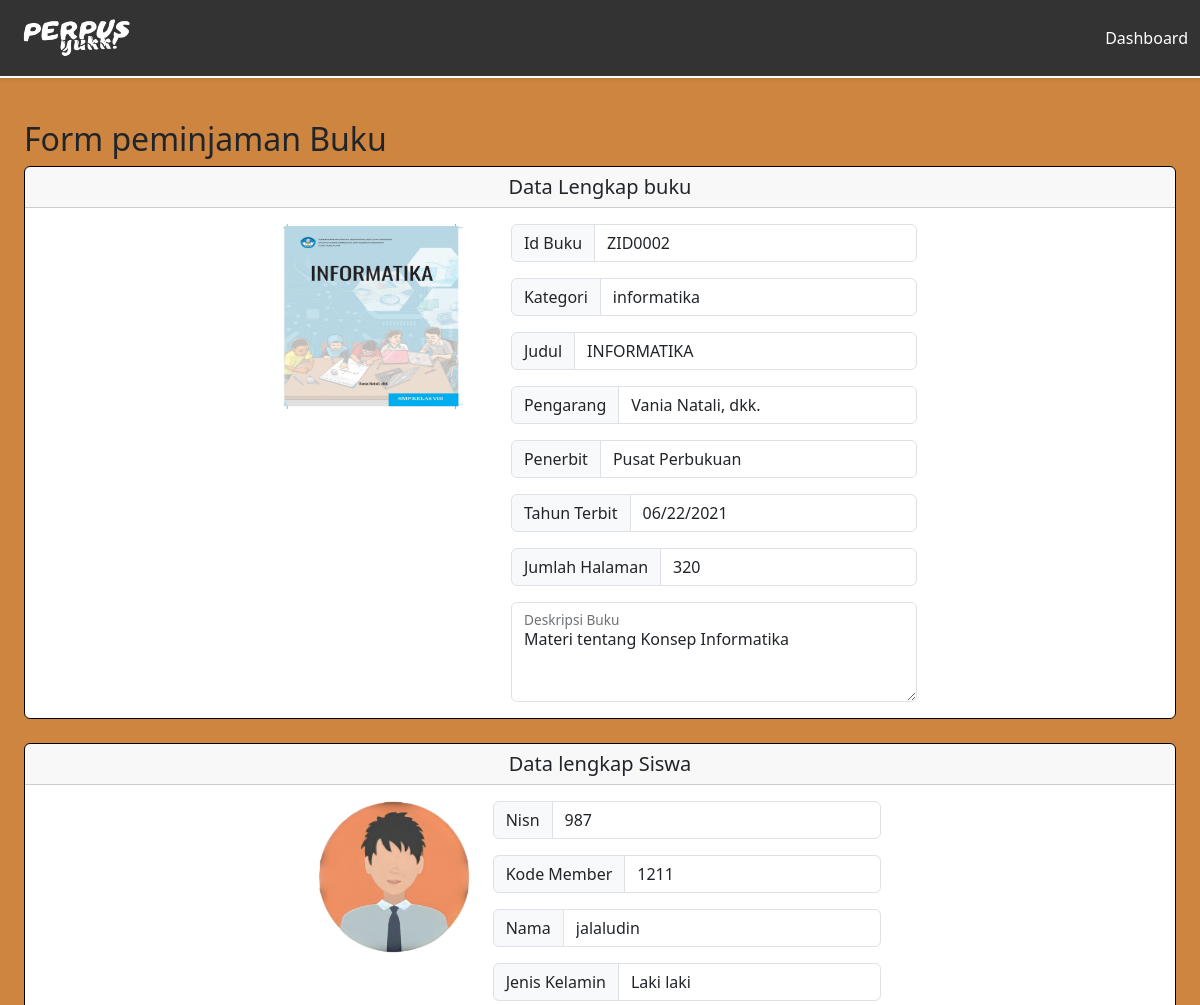
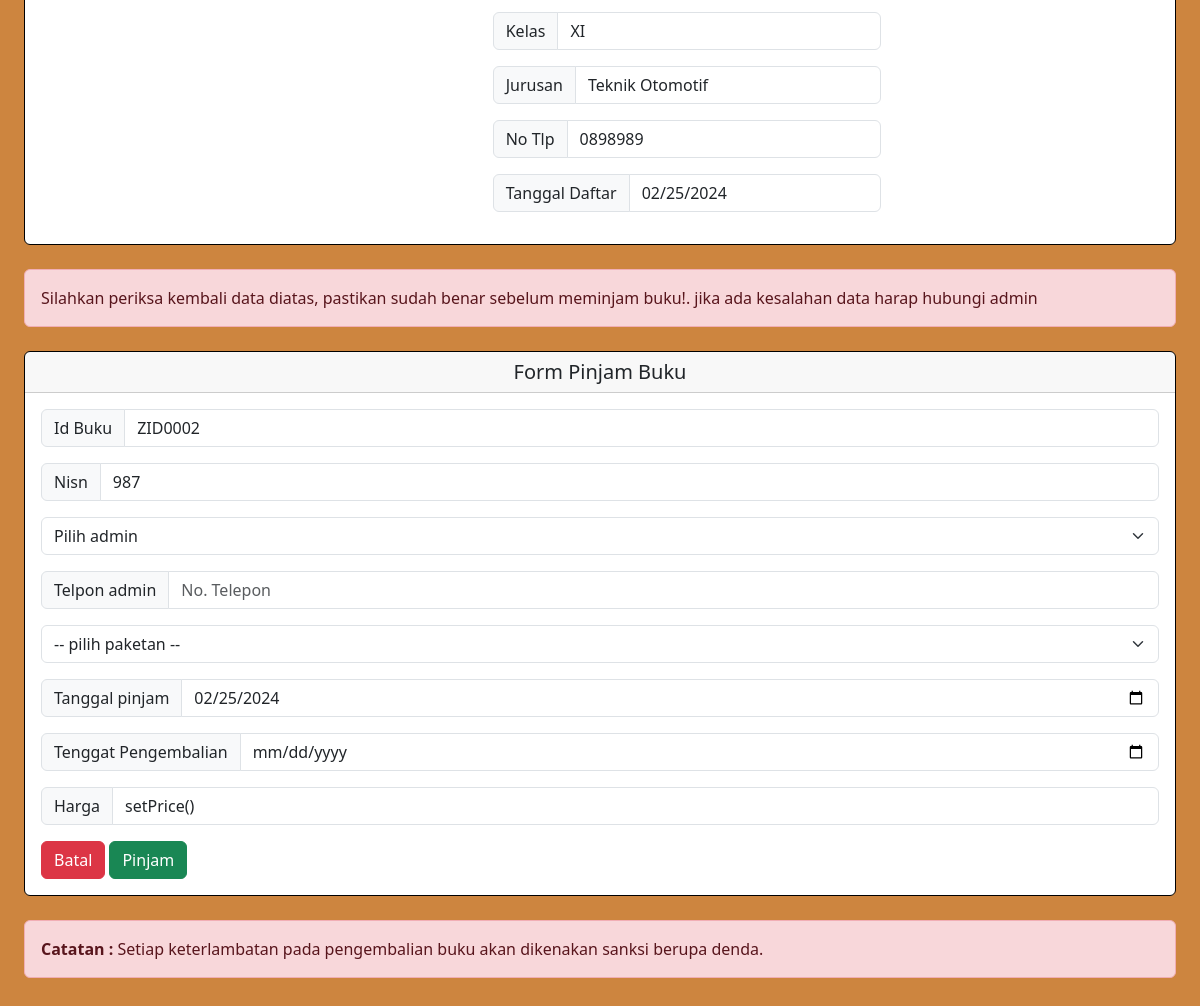
The app's page /DashboardMember/formPeminjaman/pinjamBuku.php?id=ZID0002 (signed in) with its own data (2 pictures, top to bottom).
### tables this page shows
CREATE TABLE `buku` (
  `cover` varchar(255) NOT NULL,
  `id_buku` varchar(20) NOT NULL,
  `kategori` varchar(255) NOT NULL,
  `judul` varchar(255) NOT NULL,
  `pengarang` varchar(255) NOT NULL,
  `penerbit` varchar(255) NOT NULL,
  `tahun_terbit` date NOT NULL,
  `jumlah_halaman` int(50) NOT NULL,
  `buku_deskripsi` text NOT NULL,
  `isi_buku` varchar(250) NOT NULL
);

CREATE TABLE `member` (
  `nisn` int(11) NOT NULL,
  `kode_member` varchar(12) NOT NULL,
  `nama` varchar(255) NOT NULL,
  `password` varchar(255) NOT NULL,
  `jenis_kelamin` varchar(20) NOT NULL,
  `kelas` varchar(5) NOT NULL,
  `jurusan` varchar(50) NOT NULL,
  `no_tlp` varchar(15) NOT NULL,
  `tgl_pendaftaran` date NOT NULL
);

### config/config.php (called while the page is built, shortened)
<?php
$host = "127.0.0.1";
$username = "root";
$password = "";
$database_name = "perpustakaan";
$connection = mysqli_connect($host, $username, $password, $database_name);
function queryReadData($dataKategori) {
  global $connection;
  $result = mysqli_query($connection, $dataKategori);
  $items = [];
  while($item = mysqli_fetch_assoc($result)) {
    $items[] = $item;
  }
  return $items;
}
?>

### DashboardMember/formPeminjaman/pinjamBuku.php (the view, shortened to what this page needs)
<?php
require "../../config/config.php";
$idBuku = $_GET["id"];
$query = queryReadData("SELECT * FROM buku WHERE id_buku = '$idBuku'");
$nisnSiswa = $_SESSION["member"]["nisn"];
$dataSiswa = queryReadData("SELECT * FROM member WHERE nisn = $nisnSiswa");
?>
<!DOCTYPE html>
<html lang="en">
  <head>
    <link rel="stylesheet" href="../../css/daftarbuku.css">
    <link href="https://cdn.jsdelivr.net/npm/bootstrap@5.3.2/dist/css/bootstrap.min.css" rel="stylesheet">
  </head>
  <body style="background-color: #CD853F ;">
    <nav class="navbar fixed-top shadow-sm">
      <div class="container-fluid">
        <a class="navbar-brand" href="#">
          <img src="../../assets/logo.png" alt="logo" width="130px">
        </a>
        <a class="btn nav-link" href="../dashboardMember.php">Dashboard</a>
      </div>
    </nav>
  <div class="p-4 mt-5">
    <h2 class="mt-5">Form peminjaman Buku</h2>
    <div class="card">
      <h5 style="justify-content: center; align-items: center; display: flex ;" class="card-header">Data Lengkap buku</h5>
      <div class="card-body d-flex flex-wrap gap-5 justify-content-center">
          <?php foreach ($query as $item) : ?>
        <p class="card-text"><img src="../../imgDB/<?= $item["cover"]; ?>" width="180px" height="185px" style="border-radius: 5px;"></p>
        <form action="" method="post">
          <div class="input-group mb-3">
            <span class="input-group-text" id="basic-addon1">Id Buku</span>
            <input type="text" class="form-control" placeholder="id buku" aria-label="Username" aria-describedby="basic-addon1" value="<?= $item["id_buku"]; ?>" readonly>
            </div>
          <div class="input-group mb-3">
            <span class="input-group-text" id="basic-addon1">Kategori</span>
            <input type="text" class="form-control" placeholder="kategori" aria-label="kategori" aria-describedby="basic-addon1" value="<?= $item["kategori"]; ?>" readonly>
            </div>
          <div class="input-group mb-3">
            <span class="input-group-text" id="basic-addon1">Judul</span>
            <input type="text" class="form-control" placeholder="judul" aria-label="judul" aria-describedby="basic-addon1" value="<?= $item["judul"]; ?>" readonly>
            </div>
          <div class="input-group mb-3">
            <span class="input-group-text" id="basic-addon1">Pengarang</span>
            <input type="text" class="form-control" placeholder="pengarang" aria-label="pengarang" aria-describedby="basic-addon1" value="<?= $item["pengarang"]; ?>" readonly>
            </div>
          <div class="input-group mb-3">
            <span class="input-group-text" id="basic-addon1">Penerbit</span>
            <input type="text" class="form-control" placeholder="penerbit" aria-label="penerbit" aria-describedby="basic-addon1" value="<?= $item["penerbit"]; ?>" readonly>
            </div>
          <div class="input-group mb-3">
            <span class="input-group-text" id="basic-addon1">Tahun Terbit</span>
            <input type="date" class="form-control" placeholder="tahun_terbit" aria-label="tahun_terbit" aria-describedby="basic-addon1" value="<?= $item["tahun_terbit"]; ?>" readonly>
            </div>
          <div class="input-group mb-3">
            <span class="input-group-text" id="basic-addon1">Jumlah Halaman</span>
            <input type="number" class="form-control" placeholder="jumlah halaman" aria-label="jumlah halaman" aria-describedby="basic-addon1" value="<?= $item["jumlah_halaman"]; ?>" readonly>
            </div>
          <div class="form-floating">
            <textarea class="form-control" placeholder="deskripsi singkat buku" id="floatingTextarea2" style="height: 100px" readonly><?= $item["buku_deskripsi"]; ?></textarea>
            <label for="floatingTextarea2">Deskripsi Buku</label>
            </div>
        <?php endforeach; ?>
        </form>
       </div>
      </div>
    <div class="card mt-4">
      <h5 style="justify-content: center; align-items: center; display: flex ;" class="card-header">Data lengkap Siswa</h5>
      <div class="card-body d-flex flex-wrap gap-4 justify-content-center">
        <p><img src="../../assets/memberLogo.png" width="150px"></p>
        <form action="" method="post">
          <?php foreach ($dataSiswa as $item) : ?>
          <div class="input-group mb-3">
            <span class="input-group-text" id="basic-addon1">Nisn</span>
            <input type="number" class="form-control" placeholder="nisn" aria-label="nisn" aria-describedby="basic-addon1" value="<?= $item["nisn"]; ?>" readonly>
            </div>
          <div class="input-group mb-3">
            <span class="input-group-text" id="basic-addon1">Kode Member</span>
            <input type="text" class="form-control" placeholder="kode member" aria-label="kode member" aria-describedby="basic-addon1" value="<?= $item["kode_member"]; ?>" readonly>
            </div>
          <div class="input-group mb-3">
            <span class="input-group-text" id="basic-addon1">Nama</span>
            <input type="text" class="form-control" placeholder="nama" aria-label="nama" aria-describedby="basic-addon1" value="<?= $item["nama"]; ?>" readonly>
            </div>
          <div class="input-group mb-3">
            <span class="input-group-text" id="basic-addon1">Jenis Kelamin</span>
            <input type="text" class="form-control" placeholder="jenis kelamin" aria-label="jenis kelamin" aria-describedby="basic-addon1" value="<?= $item["jenis_kelamin"]; ?>" readonly>
            </div>
          <div class="input-group mb-3">
            <span class="input-group-text" id="basic-addon1">Kelas</span>
            <input type="text" class="form-control" placeholder="kelas" aria-label="kelas" aria-describedby="basic-addon1" value="<?= $item["kelas"]; ?>" readonly>
            </div>
          <div class="input-group mb-3">
            <span class="input-group-text" id="basic-addon1">Jurusan</span>
            <input type="text" class="form-control" placeholder="jurusan" aria-label="jurusan" aria-describedby="basic-addon1" value="<?= $item["jurusan"]; ?>" readonly>
            </div>
          <div class="input-group mb-3">
            <span class="input-group-text" id="basic-addon1">No Tlp</span>
            <input type="no_tlp" class="form-control" placeholder="no tlp" aria-label="no tlp" aria-describedby="basic-addon1" value="<?= $item["no_tlp"]; ?>" readonly>
            </div>
          <div class="input-group mb-3">
            <span class="input-group-text" id="basic-addon1">Tanggal Daftar</span>
            <input type="date" class="form-control" placeholder="tgl_pendaftaran" aria-label="tgl_pendaftaran" aria-describedby="basic-addon1" value="<?= $item["tgl_pendaftaran"]; ?>" readonly>
            </div>
        <?php endforeach; ?>
        </form>
       </div>
      </div>
    <div class="alert alert-danger mt-4" role="alert">Silahkan periksa kembali data diatas, pastikan sudah benar sebelum meminjam buku!. jika ada kesalahan data harap hubungi admin</div>
    <div class="card mt-4">
      <h5 style="justify-content: center; align-items: center; display: flex ;" class="card-header">Form Pinjam Buku</h5>
      <div class="card-body">
        <form action="" method="post">
          <?php foreach ($query as $item) : ?>
           <div class="input-group mb-3">
            <span class="input-group-text" id="basic-addon1">Id Buku</span>
            <input type="text" name="id_buku" class="form-control" placeholder="id buku" aria-label="id_buku" aria-describedby="basic-addon1" value="<?= $item["id_buku"]; ?>" readonly>
            </div>
          <?php endforeach; ?>
        <div class="input-group mb-3">
            <span class="input-group-text" id="basic-addon1">Nisn</span>
            <input type="number" name="nisn" class="form-control" placeholder="nisn" aria-label="nisn" aria-describedby="basic-addon1" value="<?php echo htmlentities($_SESSION["member"]["nisn"]); ?>" readonly>
        </div>
    <select name="id" id="id" class="form-select" aria-label="Default select example">
                  <option selected>Pilih admin</option>
   </select>
   <div class="input-group mb-3 mt-3">
  <span class="input-group-text" id="basic-addon1">Telpon admin</span>
  <input type="number" name="no_petgas" id="no_tlp" class="form-control" placeholder="No. Telepon" aria-label="No. Telepon" aria-describedby="basic-addon1" readonly>
</div>
<div class="input-group mb-3 mt-1">
<select class="form-select" aria-label="Default select example" name="paket" id="paket" onchange="setReturnDate(this)">
  <option disabled selected>-- pilih paketan --</option>
</select>
    </div>
<div class="input-group mb-3 mt-1">
    <span class="input-group-text" id="basic-addon1">Tanggal pinjam</span>
    <input type="date" name="tgl_peminjaman" id="tgl_peminjaman" class="form-control" placeholder="id buku" aria-label="tgl_peminjaman" aria-describedby="basic-addon1" required>
</div>
    <div class="input-group mb-3 mt-1">
    <span class="input-group-text" id="basic-addon1">Tenggat Pengembalian</span>
    <input type="date" name="tgl_pengembalian" id="tgl_pengembalian" class="form-control" placeholder="tgl_pengembalian" aria-label="tgl_pengembalian" aria-describedby="basic-addon1" required>
      </div>
      <div class="input-group mb-3 mt-1">
      <span class="input-group-text" id="basic-addon1">Harga</span>
  <input type="text" name="harga" onchange="setPrice()" value="setPrice()" class="form-control" placeholder="harga" aria-label="harga" aria-describedby="basic-addon1" readonly>
    </div>
    <a class="btn btn-danger" href="../buku/daftarBuku.php"> Batal</a>
    <button type="submit" class="btn btn-success" name="pinjam">Pinjam</button>
    </form>
    </div>
    </div>
    <div class="alert alert-danger mt-4" role="alert"><span class="fw-bold">Catatan :</span> Setiap keterlambatan pada pengembalian buku akan dikenakan sanksi berupa denda.</div>
    </div>
  </body>
</html>

### css/daftarbuku.css (style rules this page uses)
.container-fluid { background-color: #333 !important; }
.navbar { background-color: #333 !important; border-bottom: 2px solid white !important; }
.nav-link { color: white !important; }
.card { border: 1px solid black !important; transition : transform 0.3 ease ; transition: 0.5s; }

### records on screen
buku: cover (picture), id_buku "ZID0002", kategori "informatika", judul "INFORMATIKA", pengarang "Vania Natali, dkk.", penerbit "Pusat Perbukuan", tahun_terbit "06/22/2021", jumlah_halaman "320", buku_deskripsi "Materi tentang Konsep Informatika"
member: nisn "987", kode_member "1211", nama "jalaludin", jenis_kelamin "Laki laki", kelas "XI", jurusan "Teknik Otomotif", no_tlp "0898989", tgl_pendaftaran "02/25/2024"
